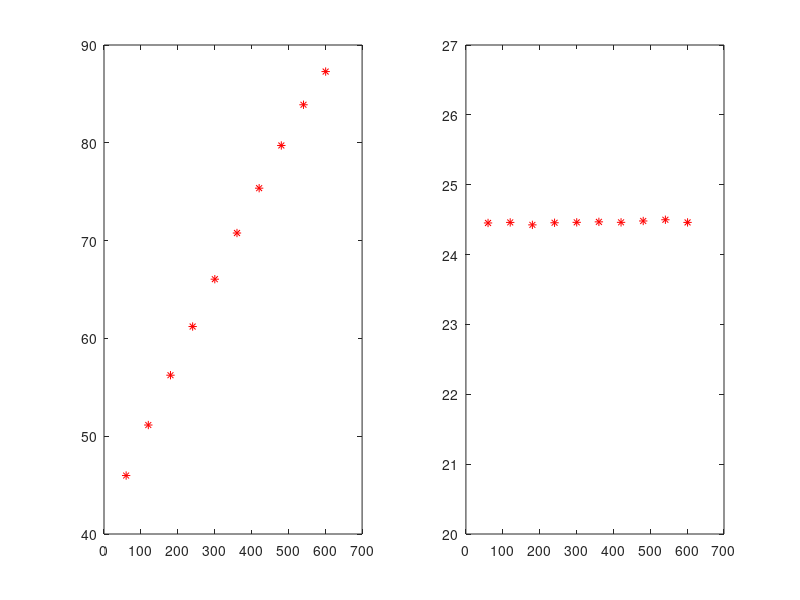

Write MATLAB code to recreate this figure.
clear all
close all

% 3L, pump off while cooling
fid = fopen('dataex5.txt')
data = fscanf(fid, '%f');
fclose(fid);

time = data(1:3:length(data))/1000;
analog1 = data(2:3:length(data));
analog2 = data(3:3:length(data));

R = (2250600./analog1) - 2200;
Rlog = log(R);
R2 = (2250600./analog2) - 2200;
Rlog2 = log(R2);

a = 1.675091827e-3;
b = 1.857536553e-4;
c = 5.373169834e-7;
TEMP = (1./(a + b.*Rlog + c.*(Rlog.^3)))-273.15;
TEMP2 = (1./(a + b.*Rlog2 + c.*(Rlog2.^3)))-273.15;

figure, subplot(1,2,1);
plot(time, TEMP, '*r');
hold on
subplot(1,2,2);
plot(time, TEMP2, '*r');
ylim([20,27])